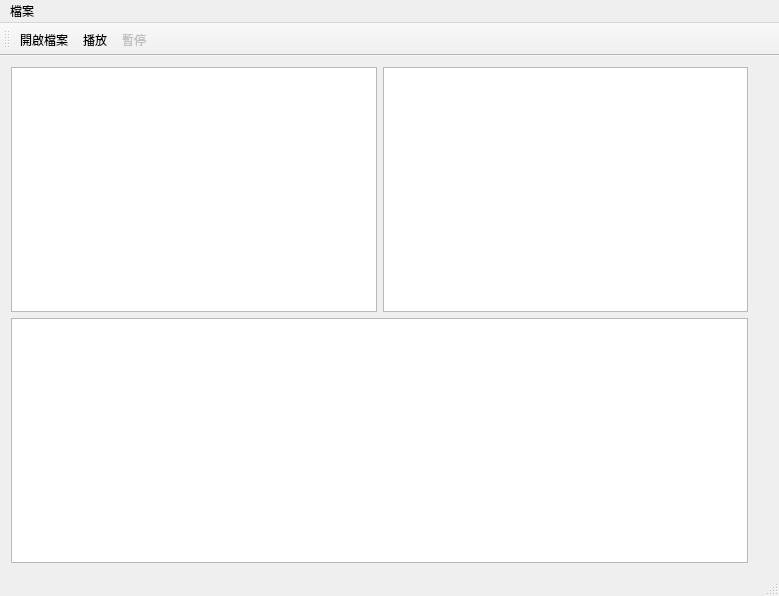
<?xml version="1.0" encoding="UTF-8"?>
<ui version="4.0">
 <class>QtMediaPlayerClass</class>
 <widget class="QMainWindow" name="QtMediaPlayerClass">
  <property name="geometry">
   <rect>
    <x>0</x>
    <y>0</y>
    <width>779</width>
    <height>596</height>
   </rect>
  </property>
  <property name="windowTitle">
   <string>QtMediaPlayer</string>
  </property>
  <widget class="QWidget" name="centralWidget">
   <layout class="QGridLayout" name="gridLayout">
    <item row="0" column="0">
     <layout class="QVBoxLayout" name="verticalLayout">
      <item>
       <layout class="QHBoxLayout" name="horizontalLayout">
        <item>
         <widget class="QGraphicsView" name="graphicsViewOrigin"/>
        </item>
        <item>
         <widget class="QGraphicsView" name="graphicsViewAfter"/>
        </item>
       </layout>
      </item>
      <item>
       <widget class="QTextBrowser" name="textBrowser"/>
      </item>
     </layout>
    </item>
    <item row="0" column="1">
     <spacer name="verticalSpacer">
      <property name="orientation">
       <enum>Qt::Vertical</enum>
      </property>
      <property name="sizeHint" stdset="0">
       <size>
        <width>20</width>
        <height>500</height>
       </size>
      </property>
     </spacer>
    </item>
   </layout>
  </widget>
  <widget class="QMenuBar" name="menuBar">
   <property name="geometry">
    <rect>
     <x>0</x>
     <y>0</y>
     <width>779</width>
     <height>21</height>
    </rect>
   </property>
   <widget class="QMenu" name="menu">
    <property name="title">
     <string>檔案</string>
    </property>
    <addaction name="actionMenuOpenFile"/>
   </widget>
   <addaction name="menu"/>
  </widget>
  <widget class="QStatusBar" name="statusBar"/>
  <widget class="QToolBar" name="toolBar">
   <property name="windowTitle">
    <string>toolBar</string>
   </property>
   <attribute name="toolBarArea">
    <enum>TopToolBarArea</enum>
   </attribute>
   <attribute name="toolBarBreak">
    <bool>false</bool>
   </attribute>
   <addaction name="actionTBOpenFile"/>
   <addaction name="actionTBPlayVideo"/>
   <addaction name="actionPause"/>
  </widget>
  <action name="actionTBOpenFile">
   <property name="icon">
    <iconset resource="qtmediaplayer.qrc">
     <normaloff>:/QtMediaPlayer/icon/open.png</normaloff>:/QtMediaPlayer/icon/open.png</iconset>
   </property>
   <property name="text">
    <string>開啟檔案</string>
   </property>
  </action>
  <action name="actionTBPlayVideo">
   <property name="icon">
    <iconset resource="qtmediaplayer.qrc">
     <normaloff>:/QtMediaPlayer/icon/play.png</normaloff>:/QtMediaPlayer/icon/play.png</iconset>
   </property>
   <property name="text">
    <string>播放</string>
   </property>
  </action>
  <action name="actionPause">
   <property name="enabled">
    <bool>false</bool>
   </property>
   <property name="icon">
    <iconset resource="qtmediaplayer.qrc">
     <normaloff>:/QtMediaPlayer/icon/pause.png</normaloff>:/QtMediaPlayer/icon/pause.png</iconset>
   </property>
   <property name="text">
    <string>暫停</string>
   </property>
  </action>
  <action name="actionMenuOpenFile">
   <property name="text">
    <string>開啟檔案</string>
   </property>
  </action>
 </widget>
 <layoutdefault spacing="6" margin="11"/>
 <resources>
  <include location="qtmediaplayer.qrc"/>
 </resources>
 <connections/>
</ui>
